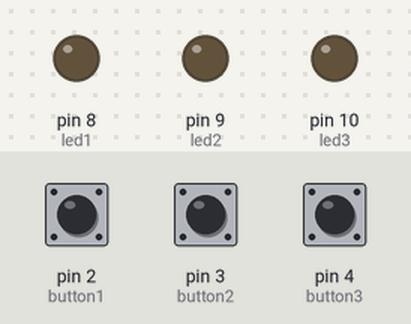
This sketch was run on a simulated Arduino Uno, built with avr-gcc and run on an emulated ATmega328P. Shown: output pins drawn as LEDs (lit = HIGH). Dashed ring = blinking. The test bench sets the inputs (shaded band); at power-on: pin 2 (button1) LOW, pin 4 (button3) LOW, pin 3 (button2) LOW.

Above: at 1.2 s.
1.3 s: pin 2 (button1) pulled HIGH for 0.15 s
At 1.42 s:
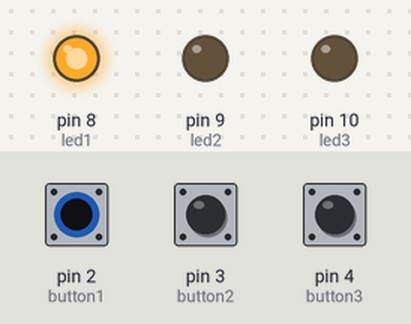
3.5 s: pin 4 (button3) pulled HIGH for 0.15 s
At 3.62 s:
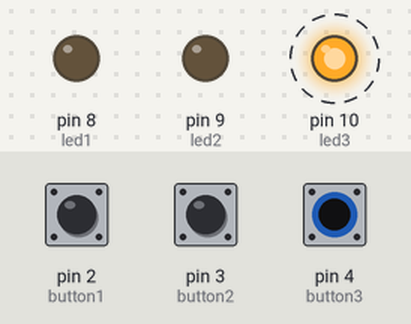
At 4.62 s:
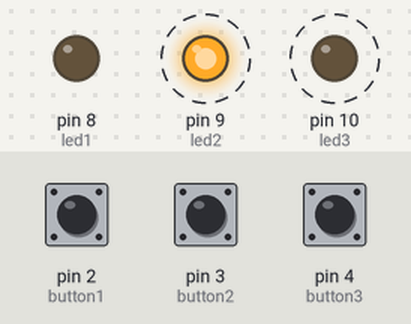
Timing chart, 0 to 6.5 s (numbered marks = the images above; inputs shaded):
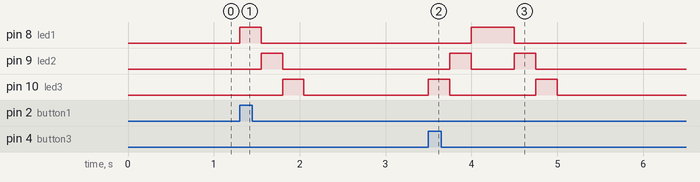

The sketch:

tugas_3_no_3_kanan_kiri_3_button.ino
```cpp
// Deklarasi pin
const int button1 = 2;
const int button2 = 3;
const int button3 = 4;
const int led1 = 8;
const int led2 = 9;
const int led3 = 10;
int delayTime = 250; // Waktu delay untuk pergeseran LED

bool lastButton1State = LOW;
bool lastButton2State = LOW;
bool lastButton3State = LOW;

// Setup pin mode
void setup() {
  // Setup untuk tombol
  pinMode(button1, INPUT);
  pinMode(button2, INPUT);
  pinMode(button3, INPUT);

  // Setup untuk LED
  pinMode(led1, OUTPUT);
  pinMode(led2, OUTPUT);
  pinMode(led3, OUTPUT);

  // Inisialisasi semua LED mati
  digitalWrite(led1, LOW);
  digitalWrite(led2, LOW);
  digitalWrite(led3, LOW);
}

// Fungsi untuk LED ke kiri
void runLeft() {
  digitalWrite(led1, HIGH); // Nyalakan LED pertama
  delay(delayTime);
  digitalWrite(led1, LOW);  // Matikan LED pertama
  digitalWrite(led2, HIGH); // Nyalakan LED kedua
  delay(delayTime);
  digitalWrite(led2, LOW);  // Matikan LED kedua
  digitalWrite(led3, HIGH); // Nyalakan LED ketiga
  delay(delayTime);
  digitalWrite(led3, LOW);  // Matikan LED ketiga
}

// Fungsi untuk LED ke kanan
void runRight() {
  digitalWrite(led3, HIGH); // Nyalakan LED ketiga
  delay(delayTime);
  digitalWrite(led3, LOW);  // Matikan LED ketiga
  digitalWrite(led2, HIGH); // Nyalakan LED kedua
  delay(delayTime);
  digitalWrite(led2, LOW);  // Matikan LED kedua
  digitalWrite(led1, HIGH); // Nyalakan LED pertama
  delay(delayTime);
  digitalWrite(led1, LOW);  // Matikan LED pertama
}

// Fungsi untuk LED zig-zag (kanan ke kiri, kemudian kiri ke kanan)
void runZigZag() {
  // Dari kanan ke kiri
  runRight();

  // Dari kiri ke kanan
  runLeft();
}

// Fungsi utama loop
void loop() {
  // Membaca status tombol saat ini
  bool currentButton1State = digitalRead(button1);
  bool currentButton2State = digitalRead(button2);
  bool currentButton3State = digitalRead(button3);

  // Jika tombol 1 ditekan (deteksi tepi dari LOW ke HIGH untuk ke kiri)
  if (currentButton1State == HIGH && lastButton1State == LOW) {
    runLeft();
  }

  // Jika tombol 2 ditekan (deteksi tepi dari LOW ke HIGH untuk ke kanan)
  if (currentButton2State == HIGH && lastButton2State == LOW) {
    runRight();
  }

  // Jika tombol 3 ditekan (deteksi tepi dari LOW ke HIGH untuk zig-zag)
  if (currentButton3State == HIGH && lastButton3State == LOW) {
    runZigZag();
  }

  // Menyimpan status tombol untuk perbandingan pada iterasi berikutnya
  lastButton1State = currentButton1State;
  lastButton2State = currentButton2State;
  lastButton3State = currentButton3State;
}
```

Measured:
- after the input at 1.3 s, pin 8 (led1): LOW → HIGH at once, → LOW 0.25 s later; pin 9 (led2): LOW → HIGH after 0.25 s, → LOW 0.25 s later; pin 10 (led3): LOW → HIGH after 0.50 s, → LOW 0.25 s later
- after the input at 3.5 s, pin 8 (led1): LOW → HIGH after 0.50 s, → LOW 0.50 s later; pin 9 (led2): alternates HIGH for 0.25 s and LOW for 0.50 s, 4 changes in all, then stays LOW, starting after 0.25 s; pin 10 (led3): alternates HIGH for 0.25 s and LOW for 1.0 s, 4 changes in all, then stays LOW, starting at once
